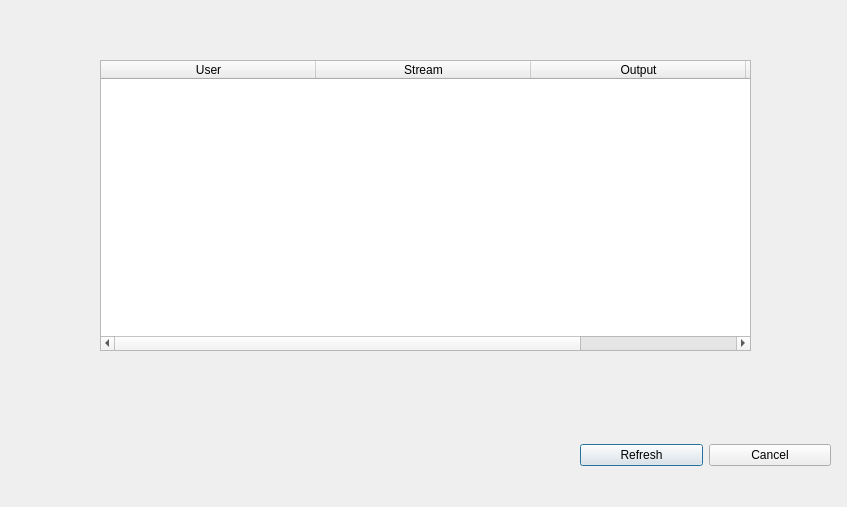
<?xml version="1.0" encoding="UTF-8"?>
<ui version="4.0">
 <class>routingDialog</class>
 <widget class="QDialog" name="routingDialog">
  <property name="geometry">
   <rect>
    <x>0</x>
    <y>0</y>
    <width>847</width>
    <height>507</height>
   </rect>
  </property>
  <property name="minimumSize">
   <size>
    <width>800</width>
    <height>400</height>
   </size>
  </property>
  <property name="windowTitle">
   <string>MIDI Routing Manager</string>
  </property>
  <widget class="QWidget" name="horizontalLayoutWidget">
   <property name="geometry">
    <rect>
     <x>580</x>
     <y>410</y>
     <width>251</width>
     <height>91</height>
    </rect>
   </property>
   <layout class="QHBoxLayout" name="horizontalLayout">
    <item>
     <widget class="QPushButton" name="refreshButton">
      <property name="text">
       <string>Refresh</string>
      </property>
     </widget>
    </item>
    <item>
     <widget class="QPushButton" name="cancelButton">
      <property name="text">
       <string>Cancel</string>
      </property>
     </widget>
    </item>
   </layout>
  </widget>
  <widget class="QTableWidget" name="routingTable">
   <property name="geometry">
    <rect>
     <x>100</x>
     <y>60</y>
     <width>651</width>
     <height>291</height>
    </rect>
   </property>
   <property name="minimumSize">
    <size>
     <width>200</width>
     <height>0</height>
    </size>
   </property>
   <property name="columnCount">
    <number>4</number>
   </property>
   <attribute name="horizontalHeaderDefaultSectionSize">
    <number>215</number>
   </attribute>
   <attribute name="verticalHeaderDefaultSectionSize">
    <number>100</number>
   </attribute>
   <column>
    <property name="text">
     <string>User</string>
    </property>
   </column>
   <column>
    <property name="text">
     <string>Stream</string>
    </property>
   </column>
   <column>
    <property name="text">
     <string>Output</string>
    </property>
   </column>
   <column>
    <property name="text">
     <string>Channel</string>
    </property>
   </column>
  </widget>
 </widget>
 <resources/>
 <connections/>
</ui>
